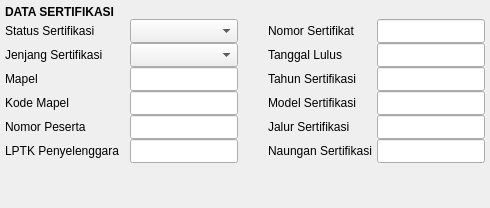
               <widget class="QWidget" name="widget_71" native="true">
                <layout class="QGridLayout" name="gridLayout_14" columnminimumwidth="120,0,20,80,0">
                 <property name="leftMargin">
                  <number>5</number>
                 </property>
                 <property name="topMargin">
                  <number>5</number>
                 </property>
                 <property name="rightMargin">
                  <number>5</number>
                 </property>
                 <property name="bottomMargin">
                  <number>5</number>
                 </property>
                 <property name="horizontalSpacing">
                  <number>5</number>
                 </property>
                 <property name="verticalSpacing">
                  <number>0</number>
                 </property>
                 <item row="4" column="3">
                  <widget class="QLabel" name="label_67">
                   <property name="text">
                    <string>Model Sertifikasi</string>
                   </property>
                  </widget>
                 </item>
                 <item row="1" column="2">
                  <widget class="QWidget" name="widget_5" native="true"/>
                 </item>
                 <item row="3" column="3">
                  <widget class="QLabel" name="label_66">
                   <property name="text">
                    <string>Tahun Sertifikasi</string>
                   </property>
                  </widget>
                 </item>
                 <item row="5" column="4">
                  <widget class="QLineEdit" name="line_jalur_sertifikasi">
                   <property name="minimumSize">
                    <size>
                     <width>0</width>
                     <height>24</height>
                    </size>
                   </property>
                  </widget>
                 </item>
                 <item row="6" column="4">
                  <widget class="QLineEdit" name="line_naungan_sertifikasi">
                   <property name="minimumSize">
                    <size>
                     <width>0</width>
                     <height>24</height>
                    </size>
                   </property>
                  </widget>
                 </item>
                 <item row="4" column="4">
                  <widget class="QLineEdit" name="line_model_sertifikasi">
                   <property name="minimumSize">
                    <size>
                     <width>0</width>
                     <height>24</height>
                    </size>
                   </property>
                  </widget>
                 </item>
                 <item row="6" column="3">
                  <widget class="QLabel" name="label_75">
                   <property name="text">
                    <string>Naungan Sertifikasi</string>
                   </property>
                  </widget>
                 </item>
                 <item row="5" column="3">
                  <widget class="QLabel" name="label_74">
                   <property name="text">
                    <string>Jalur Sertifikasi</string>
                   </property>
                  </widget>
                 </item>
                 <item row="1" column="3">
                  <widget class="QLabel" name="label_65">
                   <property name="text">
                    <string>Nomor Sertifikat</string>
                   </property>
                  </widget>
                 </item>
                 <item row="6" column="0">
                  <widget class="QLabel" name="label_64">
                   <property name="text">
                    <string>LPTK Penyelenggara</string>
                   </property>
                  </widget>
                 </item>
                 <item row="2" column="3">
                  <widget class="QLabel" name="label_68">
                   <property name="text">
                    <string>Tanggal Lulus</string>
                   </property>
                  </widget>
                 </item>
                 <item row="1" column="0">
                  <widget class="QLabel" name="label_69">
                   <property name="text">
                    <string>Status Sertifikasi</string>
                   </property>
                  </widget>
                 </item>
                 <item row="3" column="0">
                  <widget class="QLabel" name="label_20">
                   <property name="text">
                    <string>Mapel</string>
                   </property>
                  </widget>
                 </item>
                 <item row="2" column="0">
                  <widget class="QLabel" name="label_70">
                   <property name="text">
                    <string>Jenjang Sertifikasi</string>
                   </property>
                  </widget>
                 </item>
                 <item row="6" column="1">
                  <widget class="QLineEdit" name="line_lptk_sertifikasi">
                   <property name="minimumSize">
                    <size>
                     <width>0</width>
                     <height>24</height>
                    </size>
                   </property>
                  </widget>
                 </item>
                 <item row="4" column="0">
                  <widget class="QLabel" name="label_71">
                   <property name="text">
                    <string>Kode Mapel</string>
                   </property>
                  </widget>
                 </item>
                 <item row="4" column="1">
                  <widget class="QLineEdit" name="line_kode_mapel_sertifikasi">
                   <property name="minimumSize">
                    <size>
                     <width>0</width>
                     <height>24</height>
                    </size>
                   </property>
                  </widget>
                 </item>
                 <item row="2" column="4">
                  <widget class="QLineEdit" name="line_tgl_lulus_sertifikasi">
                   <property name="minimumSize">
                    <size>
                     <width>0</width>
                     <height>24</height>
                    </size>
                   </property>
                  </widget>
                 </item>
                 <item row="5" column="1">
                  <widget class="QLineEdit" name="line_nopes_sertifikasi">
                   <property name="minimumSize">
                    <size>
                     <width>0</width>
                     <height>24</height>
                    </size>
                   </property>
                  </widget>
                 </item>
                 <item row="0" column="0" colspan="2">
                  <widget class="QLabel" name="label_73">
                   <property name="font">
                    <font>
                     <weight>75</weight>
                     <bold>true</bold>
                    </font>
                   </property>
                   <property name="text">
                    <string>DATA SERTIFIKASI</string>
                   </property>
                  </widget>
                 </item>
                 <item row="3" column="1">
                  <widget class="QLineEdit" name="line_mapel_sertifikasi">
                   <property name="minimumSize">
                    <size>
                     <width>0</width>
                     <height>24</height>
                    </size>
                   </property>
                  </widget>
                 </item>
                 <item row="2" column="1">
                  <widget class="QComboBox" name="cbo_jenjang_sertifikasi">
                   <property name="minimumSize">
                    <size>
                     <width>0</width>
                     <height>24</height>
                    </size>
                   </property>
                  </widget>
                 </item>
                 <item row="5" column="0">
                  <widget class="QLabel" name="label_72">
                   <property name="text">
                    <string>Nomor Peserta</string>
                   </property>
                  </widget>
                 </item>
                 <item row="1" column="1">
                  <widget class="QComboBox" name="cbo_status_sertifikasi">
                   <property name="minimumSize">
                    <size>
                     <width>0</width>
                     <height>24</height>
                    </size>
                   </property>
                  </widget>
                 </item>
                 <item row="3" column="4">
                  <widget class="QLineEdit" name="line_tahun_sertifikasi">
                   <property name="minimumSize">
                    <size>
                     <width>0</width>
                     <height>24</height>
                    </size>
                   </property>
                  </widget>
                 </item>
                 <item row="1" column="4">
                  <widget class="QLineEdit" name="line_no_sertifikasi">
                   <property name="minimumSize">
                    <size>
                     <width>0</width>
                     <height>24</height>
                    </size>
                   </property>
                  </widget>
                 </item>
                 <item row="7" column="0">
                  <spacer name="verticalSpacer_2">
                   <property name="orientation">
                    <enum>Qt::Vertical</enum>
                   </property>
                   <property name="sizeHint" stdset="0">
                    <size>
                     <width>20</width>
                     <height>40</height>
                    </size>
                   </property>
                  </spacer>
                 </item>
                </layout>
               </widget>
